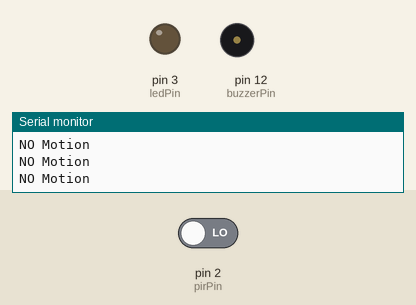
A sketch run on a simulated Arduino Uno, built with avr-gcc and run on an emulated ATmega328P. Shown: output pins drawn as LEDs (lit = HIGH), buzzer (waves = sounding, pin HIGH), the last lines printed to the serial monitor. The inputs (shaded band) are chosen by the test bench; at power-on: pin 2 (pirPin) LOW.

Above: at 1.2 s.
1.3 s: pin 2 (pirPin) driven HIGH
At 1.9 s:
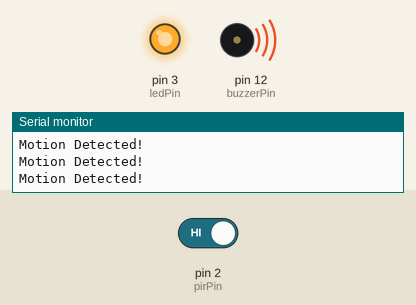
2.8 s: pin 2 (pirPin) driven LOW
At 3.1 s:
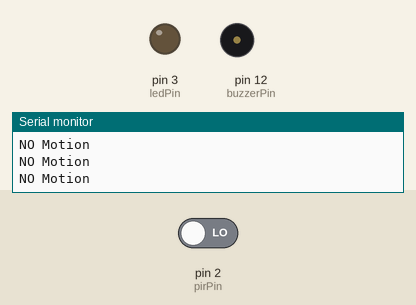
Timing chart, 0 to 5.8 s (numbered marks = the images above; inputs shaded):
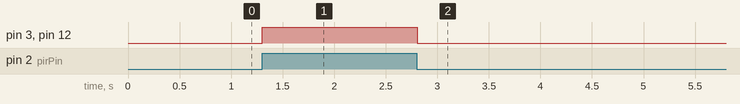

Measured:
- after the input at 1.3 s, pin 3 (ledPin), pin 12 (buzzerPin): LOW → HIGH at once
- after the input at 2.8 s, pin 3 (ledPin), pin 12 (buzzerPin): HIGH → LOW at once

The sketch:

Ass2_motionsensor__1_.ino
```cpp
const int pirPin = 2;      // PIR sensor output pin
const int ledPin = 3;     // LED pin
const int buzzerPin = 12;  // Buzzer pin

void setup() {
  pinMode(pirPin, INPUT);
  pinMode(ledPin, OUTPUT);
  pinMode(buzzerPin, OUTPUT);

  Serial.begin(9600);      // Optional: to monitor sensor status
}

void loop() {
  int motionDetected = digitalRead(pirPin);

  if (motionDetected == HIGH) {
    digitalWrite(ledPin, HIGH);     // Turn ON LED
    digitalWrite(buzzerPin, HIGH);  // Turn ON Buzzer
    Serial.println("Motion Detected!");
  } else {
    digitalWrite(ledPin, LOW);      // Turn OFF LED
    digitalWrite(buzzerPin, LOW);
    Serial.println("NO Motion ");
  }

  delay(100);  // Small delay to stabilize readings
}
```
